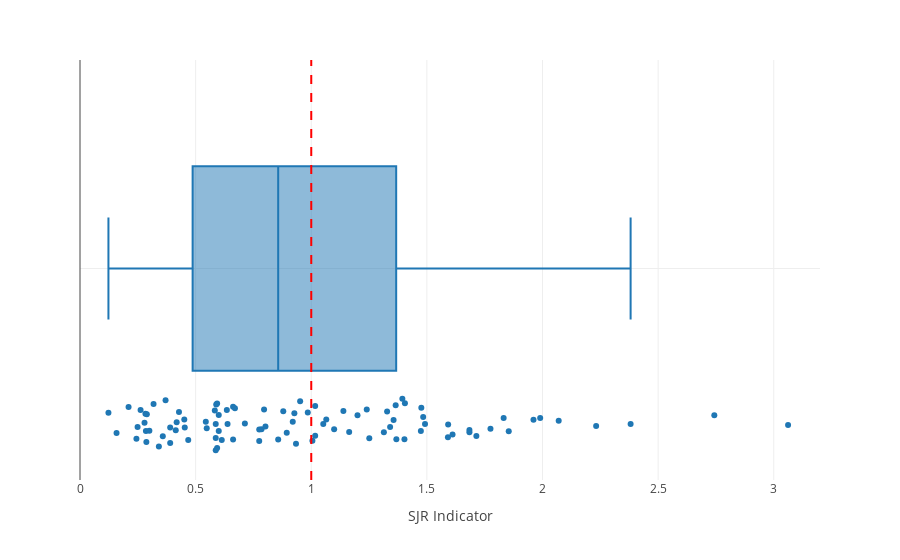

Notebook cell for this chart:
### Code cell
df_journals = df_quality[df_quality['Publication Source'] == 'Journal'] 
print(df_journals.shape)

fig = px.box(data_frame = df_journals, x='SJR Indicator', points='all',range_x=RANGE_X)
fig.add_vline(x=1, line_dash="dash", line_color="red")
fig.write_image('searchandstudyselectionvalidation/journals_boxplot_sjr.pdf', width=WIDTH, height=QUARTER_HEIGHT)
fig.show()

### Figure 1 — Plotly figure (JSON) as saved in the notebook; plotly's stock layout.template omitted (floating-point values rounded to 4 significant figures)
{"data": [{"alignmentgroup": "True", "boxpoints": "all", "hovertemplate": "SJR Indicator=%{x}<extra></extra>", "legendgroup": "", "marker": {"color": "#1F77B4"}, "name": "", "notched": false, "offsetgroup": "", "orientation": "h", "showlegend": false, "type": "box", "x": ["Not assigned", 0.796, 0.662, "Not assigned", 0.3, 1.714, "Not assigned", 0.6, 0.593, 2.743, 1.403, "Not assigned", "Not assigned", 0.123, 1.591, 0.985, 0.857, 1.99, 0.287, 0.934, 1.052, 1.592, 0.544, 0.318, 1.251, 1.405, 1.368, 0.589, 0.453, 1.328, 1.492, 0.587, 1.611, 0.802, "Not assigned", 1.341, 1.775, 1.2, 1.684, 0.638, 1.684, 0.587, 1.854, 1.314, 1.476, 0.894, 0.92, 0.158, 1.356, 1.099, 0.952, 0.468, 1.365, 0.279, "Not assigned", 0.285, 0.289, "Not assigned", "Not assigned", "Not assigned", 0.262, 1.164, 0.593, 1.484, 1.139, 2.07, 0.713, 0.283, 2.381, 0.6, 1.474, 0.341, 0.587, 0.775, 0.358, 0.548, 0.879, 0.785, 0.249, 0.414, 1.961, 1.832, 0.662, "Not assigned", 0.418, 0.451, 1.24, 1.005, 0.39, 0.428, "Not assigned", "Not assigned", "Not assigned", 0.613, 0.21, 0.927, "Not assigned", 0.39, 0.244, 3.062, 0.583, 0.635, 0.37, "Not assigned", 0.775, 1.394, 1.017, 1.017, 2.232, 1.065, 0.67], "x0": " ", "xaxis": "x", "y0": " ", "yaxis": "y"}], "layout": {"boxmode": "group", "legend": {"tracegroupgap": 0}, "margin": {"t": 60}, "shapes": [{"line": {"color": "red", "dash": "dash"}, "type": "line", "x0": 1, "x1": 1, "xref": "x", "y0": 0, "y1": 1, "yref": "y domain"}], "xaxis": {"anchor": "y", "domain": [0, 1], "range": [0, 3.2], "title": {"text": "SJR Indicator"}}, "yaxis": {"anchor": "x", "domain": [0, 1]}}}
